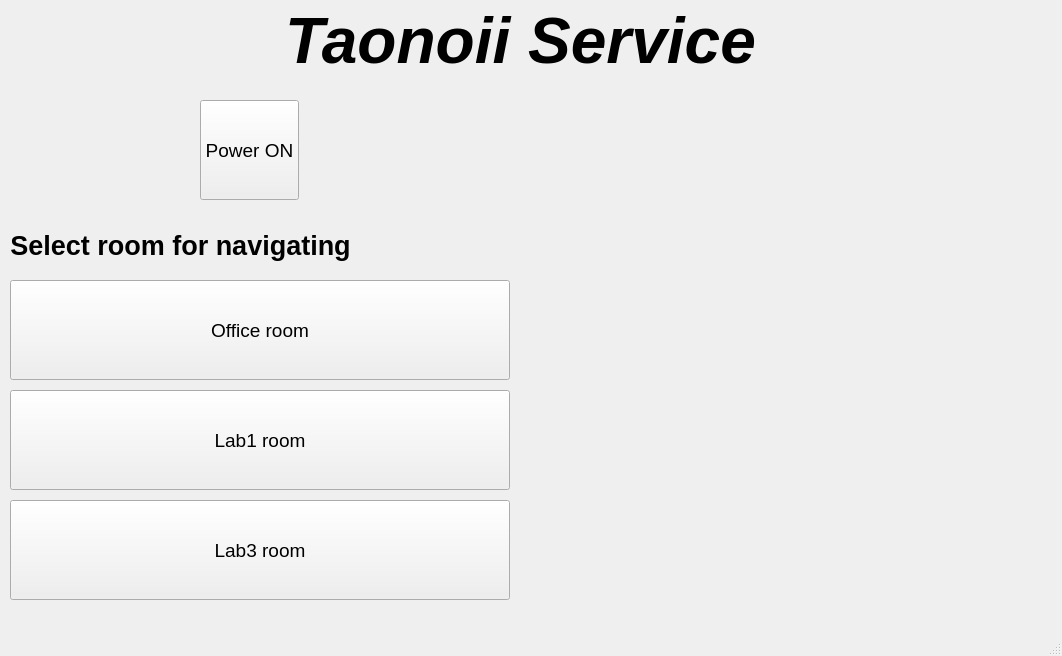
<?xml version="1.0" encoding="UTF-8"?>
<ui version="4.0">
 <class>MainWindow</class>
 <widget class="QMainWindow" name="MainWindow">
  <property name="geometry">
   <rect>
    <x>0</x>
    <y>0</y>
    <width>1062</width>
    <height>656</height>
   </rect>
  </property>
  <property name="font">
   <font>
    <pointsize>14</pointsize>
   </font>
  </property>
  <property name="windowTitle">
   <string>MainWindow</string>
  </property>
  <widget class="QWidget" name="centralwidget">
   <widget class="QLabel" name="label">
    <property name="geometry">
     <rect>
      <x>0</x>
      <y>0</y>
      <width>1041</width>
      <height>81</height>
     </rect>
    </property>
    <property name="font">
     <font>
      <pointsize>48</pointsize>
      <weight>75</weight>
      <italic>true</italic>
      <bold>true</bold>
     </font>
    </property>
    <property name="text">
     <string>Taonoii Service</string>
    </property>
    <property name="alignment">
     <set>Qt::AlignCenter</set>
    </property>
   </widget>
   <widget class="QPushButton" name="office_btn">
    <property name="enabled">
     <bool>true</bool>
    </property>
    <property name="geometry">
     <rect>
      <x>10</x>
      <y>280</y>
      <width>500</width>
      <height>100</height>
     </rect>
    </property>
    <property name="autoFillBackground">
     <bool>false</bool>
    </property>
    <property name="text">
     <string>Office room</string>
    </property>
   </widget>
   <widget class="QPushButton" name="lab3_btn">
    <property name="geometry">
     <rect>
      <x>10</x>
      <y>500</y>
      <width>500</width>
      <height>100</height>
     </rect>
    </property>
    <property name="text">
     <string>Lab3 room</string>
    </property>
   </widget>
   <widget class="QPushButton" name="lab1_btn">
    <property name="geometry">
     <rect>
      <x>10</x>
      <y>390</y>
      <width>500</width>
      <height>100</height>
     </rect>
    </property>
    <property name="text">
     <string>Lab1 room</string>
    </property>
   </widget>
   <widget class="QPushButton" name="power_btn">
    <property name="geometry">
     <rect>
      <x>200</x>
      <y>100</y>
      <width>99</width>
      <height>100</height>
     </rect>
    </property>
    <property name="font">
     <font>
      <pointsize>14</pointsize>
      <weight>50</weight>
      <italic>false</italic>
      <bold>false</bold>
     </font>
    </property>
    <property name="text">
     <string>Power ON</string>
    </property>
   </widget>
   <widget class="QLabel" name="label_2">
    <property name="geometry">
     <rect>
      <x>0</x>
      <y>230</y>
      <width>361</width>
      <height>31</height>
     </rect>
    </property>
    <property name="font">
     <font>
      <pointsize>20</pointsize>
      <weight>75</weight>
      <italic>false</italic>
      <bold>true</bold>
     </font>
    </property>
    <property name="text">
     <string>Select room for navigating</string>
    </property>
    <property name="alignment">
     <set>Qt::AlignCenter</set>
    </property>
   </widget>
  </widget>
  <widget class="QMenuBar" name="menubar">
   <property name="geometry">
    <rect>
     <x>0</x>
     <y>0</y>
     <width>1062</width>
     <height>30</height>
    </rect>
   </property>
  </widget>
  <widget class="QStatusBar" name="statusbar"/>
 </widget>
 <resources/>
 <connections/>
</ui>
